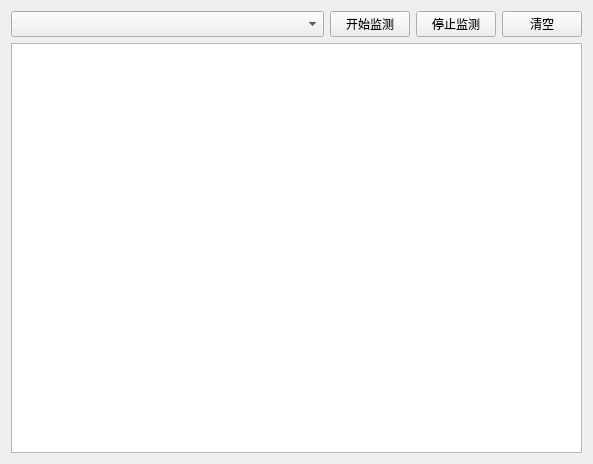
<?xml version="1.0" encoding="UTF-8"?>
<ui version="4.0">
 <class>MonitorSystemClass</class>
 <widget class="QWidget" name="MonitorSystemClass">
  <property name="geometry">
   <rect>
    <x>0</x>
    <y>0</y>
    <width>593</width>
    <height>464</height>
   </rect>
  </property>
  <property name="windowTitle">
   <string>MonitorSystem</string>
  </property>
  <layout class="QGridLayout" name="gridLayout">
   <item row="0" column="0">
    <widget class="QComboBox" name="processComboBox">
     <property name="sizePolicy">
      <sizepolicy hsizetype="Expanding" vsizetype="Preferred">
       <horstretch>0</horstretch>
       <verstretch>0</verstretch>
      </sizepolicy>
     </property>
    </widget>
   </item>
   <item row="0" column="1">
    <widget class="QPushButton" name="startMonitorBtn">
     <property name="sizePolicy">
      <sizepolicy hsizetype="Fixed" vsizetype="Preferred">
       <horstretch>0</horstretch>
       <verstretch>0</verstretch>
      </sizepolicy>
     </property>
     <property name="text">
      <string>开始监测</string>
     </property>
    </widget>
   </item>
   <item row="0" column="2">
    <widget class="QPushButton" name="stopMonitorBtn">
     <property name="sizePolicy">
      <sizepolicy hsizetype="Fixed" vsizetype="Preferred">
       <horstretch>0</horstretch>
       <verstretch>0</verstretch>
      </sizepolicy>
     </property>
     <property name="text">
      <string>停止监测</string>
     </property>
    </widget>
   </item>
   <item row="0" column="3">
    <widget class="QPushButton" name="clearMonitorBtn">
     <property name="sizePolicy">
      <sizepolicy hsizetype="Fixed" vsizetype="Preferred">
       <horstretch>0</horstretch>
       <verstretch>0</verstretch>
      </sizepolicy>
     </property>
     <property name="text">
      <string>清空</string>
     </property>
    </widget>
   </item>
   <item row="1" column="0" colspan="4">
    <widget class="QTextEdit" name="processInfoTextEdit"/>
   </item>
  </layout>
 </widget>
 <layoutdefault spacing="6" margin="11"/>
 <resources/>
 <connections/>
</ui>
